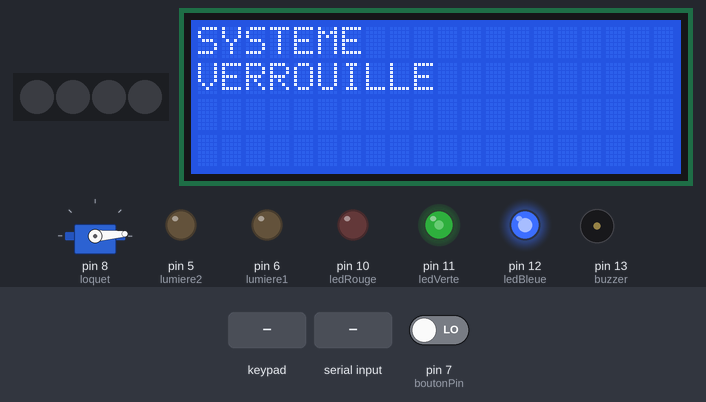
The sketch below on a simulated Arduino Mega 2560, built with avr-gcc and run on an emulated ATmega2560. Parts: 4 RGB LEDs in strip order, left to right, servo, 20×4 character LCD, output pins drawn as LEDs (lit = HIGH), buzzer (waves = sounding). The test bench sets the inputs (shaded band); at power-on: pin 7 (boutonPin) LOW. What the sketch prints to the serial monitor is not drawn.

Above: at 4.2 s.
At 10.6 s:
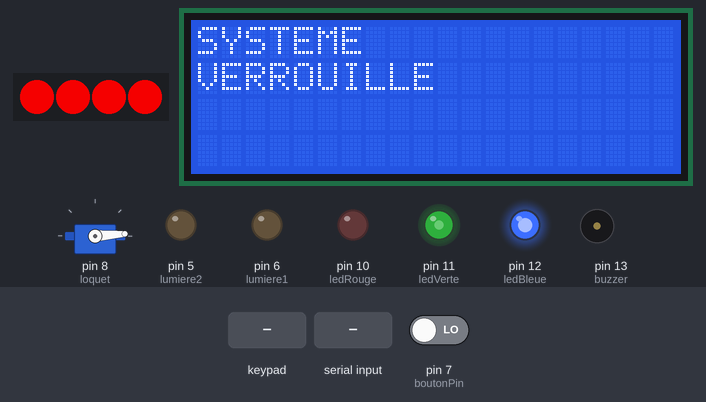
10.7 s: keypad keys 1 3 9 7 D pressed 0.4 s apart
At 13.7 s:
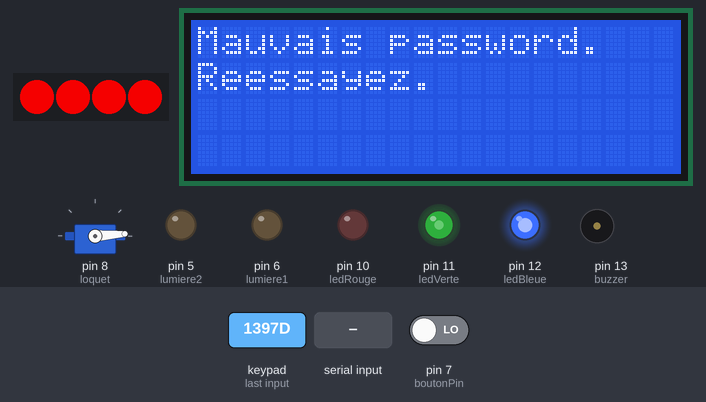
14.2 s: "U90\n" received over the second serial link
16.5 s: key 'D' pressed
19.5 s: keypad keys 1 3 9 7 # pressed 0.4 s apart
At 22.9 s:
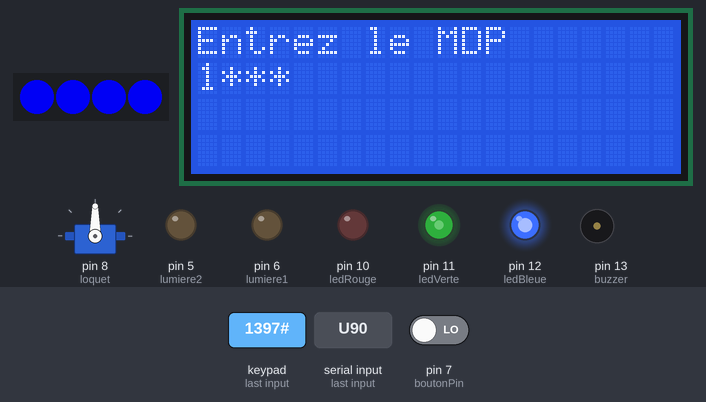
23.0 s: pin 7 (boutonPin) driven HIGH
At 25.8 s:
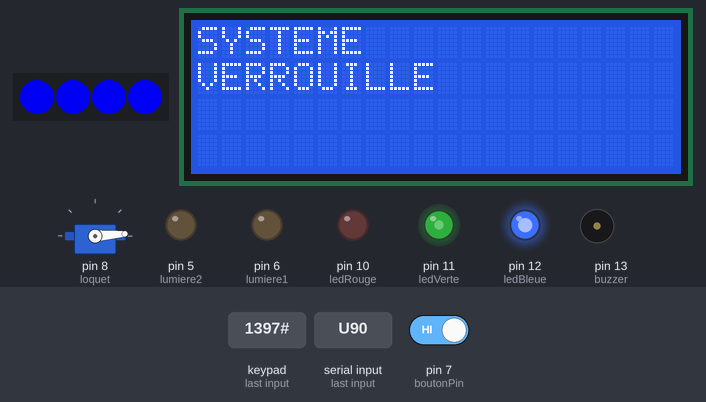
26.0 s: pin 7 (boutonPin) driven LOW
At 29.8 s:
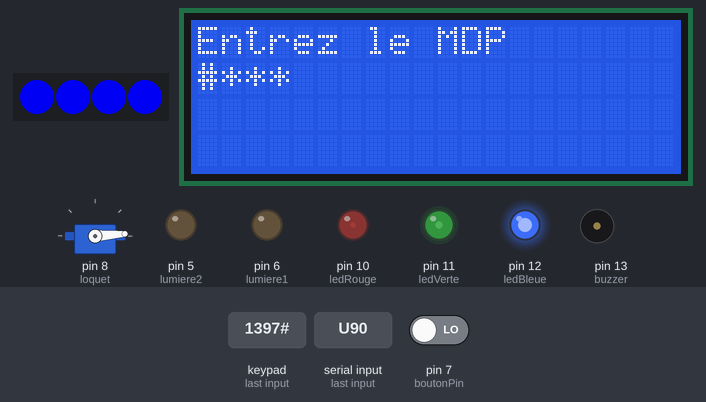
Timing chart, 0 to 30.0 s (numbered marks = the images above; inputs shaded):
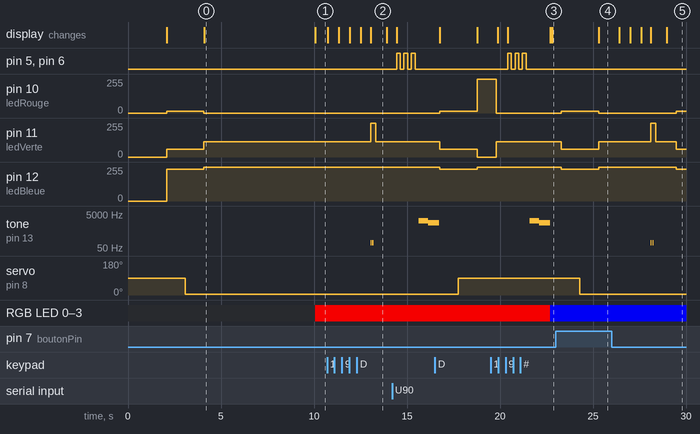

Measured:
- after the input at 10.7 s, pin 11 (ledVerte): 115/255 → 255/255 after 2.3 s, → 115/255 0.27 s later; tone on pin 13 (buzzer): alternates 100 Hz for 0.06 s and silent for 0.05 s, 4 changes in all, then stays silent, starting after 2.3 s; the display: first changes after 0.05 s (image 2 shows a later state)
- after the input at 19.5 s, the display: first differs from a run without the input after 3.3 s (image 3)
- after the input at 23.0 s, pin 10 (ledRouge): 0/255 → 14/255 after 0.30 s, → 0/255 2.0 s later; pin 12 (ledBleue): 255/255 → 240/255 after 0.30 s, → 255/255 2.0 s later; tone on pin 13 (buzzer): stops changing and stays silent; servo on pin 8 (loquet): 90° → 4° after 1.3 s; the display: changes after 2.3 s (image 4)
- after the input at 26.0 s, tone on pin 13 (buzzer): alternates 100 Hz for 0.06 s and silent for 0.05 s, 4 changes in all, then stays silent, starting after 2.1 s; servo on pin 8 (loquet): stays 4° (without the input it goes to 90° after 1.4 s); the display: first changes after 0.41 s (image 5 shows a later state)
- by itself, pin 5 (lumiere2), pin 6 (lumiere1): alternates HIGH for 0.20 s and LOW for 0.20 s, 6 changes in all, then stays LOW
- what the display in image 0 shows lasts 6.0 s, from 4.1 s to 10.1 s
- what the display in image 2 shows lasts 0.9 s, from 13.0 s to 13.9 s

The sketch:

master.ino
```cpp
// AMAD SALMON
//
// CE PROGRAMME EST UN ESSAI VISANT À EXÉCUTER PLUSIEURS COMMANDES EN MÊME TEMPS ET EN BOUCLE.
// En fonction de l'état du système (déverouillé, en attente d'identification, intrus détecté), différents mécanismes vont s'enclencher.
//
// VERSION POUR ARDUINO MEGA - 17/01/19
//
#include <Key.h>
#include <Keypad.h> // LIBRAIRIE DE L'INTERFACE KEYPAD
#include <LiquidCrystal_I2C.h> // LIBRAIRIE DU LCD
#include <Servo.h>// LIBRARIE DU SERVOMOTEUR
#include <SoftwareSerial.h>
#include <Adafruit_NeoPixel.h> // Librairie du la bande LED


// ---------- DÉFINITION DU BLUETOOTH ----------
#define RX 50
#define TX 52
SoftwareSerial BlueT(RX,TX);
char Data;

// DÉFINITION DU LCD
LiquidCrystal_I2C lcd(0x27,20,4);
// set the LCD address to 0x27 for a 16 chars and 2 line display

// DÉFINITION DES INDICATEURS
const int ledRouge = 10; // Pin de la led rouge de la LED RGB
const int ledVerte = 11; // Pin de la led verte de la LED RGB
const int ledBleue = 12; // Pin de la led bleue de la LED RGB
const int buzzer = 13; // BUZZER (SIRÈNE D'ALARME)

const int lumiere1 = 6;
const int lumiere2 = 5;
bool absence = true;
int luminosite;

// CHAUFFAGE
const int ledChauffage = 9; // Pin de la barre de LED représentant le chauffage
Adafruit_NeoPixel strip = Adafruit_NeoPixel(4, 9, NEO_GRB + NEO_KHZ800);
int time1;
int time2;
bool chauffage = false; // on définit le chauffage comme étant éteind de base.


Servo loquet;
int angle; // Utile lors du controle de l'orientation du loquet.

//----------------------- DÉFINITION DU KEYPAD -----------------------

const byte ROWS = 4; //QUATRE LIGNES
const byte COLS = 4; // QUATRE COLONNES

// INTERFACE
char hexaKeys[ROWS][COLS] = {
  {'1','2','3','A'},
  {'4','5','6','B'},
  {'7','8','9','C'},
  {'*','0','#','D'}
};
byte rowPins[ROWS] = {53, 51, 49, 47}; //connect to the row pinouts of the keypad
byte colPins[COLS] = {45, 43, 41, 39}; //connect to the column pinouts of the keypad

//INITIALISATION D'UNE INSTANCE DE CLASSE Keypad
Keypad leKeypad = Keypad( makeKeymap(hexaKeys), rowPins, colPins, ROWS, COLS);

//------------------BOUTON D'ENTRÉE ---------------
const int boutonPin = 7;
int etatBouton = 0;


//-------------------------------  SETUP  ------------------------------
void setup()
{

  Serial.begin(9600);
  BlueT.begin(9600);

  pinMode(buzzer, OUTPUT);
  pinMode(ledRouge, OUTPUT);
  pinMode(ledVerte, OUTPUT);
  pinMode(ledBleue, OUTPUT);
  pinMode(lumiere1, OUTPUT);
  pinMode(lumiere2, OUTPUT);
  pinMode(boutonPin, INPUT);

  strip.begin();
  strip.show();
  time1 = millis();

  loquet.attach(8);

  lcd.init();
  lcd.backlight();
  lcd.print("SERRURE CONNECTEE");
  delay(2000);
  lcd.clear();
  verrouiller(true);
  etatLed('o');
  delay(1000);


}

//----------------------- DÉFINITION DE VARIABLES UTILITAIRES -----------------------

String password = "2623";  // MOT DE PASSE (<=>AMAD)
int position = 0; // VARIABLE POUR DÉTERMINER LA POSITION.
int longueurPassword = 4;

int mauvais = 0; // VARIABLE FOR CALCULATING THE mauvais INPUT.
int tentatives = 0; // VARIABLE POUR COMPTER LE NOMBRE DE TENTATIVES

long dureeAlarme = 0;
long dureeDeverouillage = 0;
long dureeAttente = 0;

//----------------------- DÉFINITION DES VARIABLES D'ÉTAT -----------------------
// Le système a 3 états : "serrureDeverouillee", "attenteIdentification", et "intrusion".
// En fonction de l'état du système, différents mécanismes s'enclencheront.
// Par défaut, le système est en état attenteIdentification.
bool intrusion = false;
bool serrureDeverouillee = false;
bool attenteIdentification=true;


void loop() {
  time2 = millis();
  if (BlueT.available()){ Data = BlueT.read(); }

  if ( Data =='L') // LUMIÈRES
  {
    luminosite = BlueT.parseInt();
    lumieres(luminosite);
    }


  //---------- OPEN/LOCK BOUTON -----------------
  etatBouton = digitalRead(boutonPin);
  Serial.println(etatBouton);
  if ( Data =='U' || etatBouton == HIGH){
    if (serrureDeverouillee == true ){
      verrouiller(true);
      delay(1000);
      serrureDeverouillee = false;
    }
    else {
      verrouiller(false);
      delay(1000);
      serrureDeverouillee = true;
    }
  }
  //----------------- CHAUFFAGE -----------------
  if (Data =='C') // Pour allumer le chauffage
  {
    Serial.println("DATA C");
    // setPixelColor(n° de led, Rouge, Vert, Bleu)
    // ROUGE
    strip.setPixelColor(0,223,0,0);
    strip.setPixelColor(1,223,0,0);
    strip.setPixelColor(2,223,0,0);
    strip.setPixelColor(3,223,0,0);
    strip.show();
    chauffage = true;
    time2 -= 5000;
  }
  else if(Data =='c') // Pour éteindre le chauffage
  {
    Serial.println("Data = c");
    // setPixelColor(n° de led, Rouge, Vert, Bleu)
    // BLEU
    strip.setPixelColor(0,0,0,223);
    strip.setPixelColor(1,0,0,223);
    strip.setPixelColor(2,0,0,223);
    strip.setPixelColor(3,0,0,223);
    strip.show();
    chauffage = false;
    time2 -= 5000;
  }
  Serial.println(time1);
  Serial.println(time2);
  if( (time2-time1)>=10000 ){
    if (chauffage == true){
        // setPixelColor(n° de led, Rouge, Vert, Bleu)
        // BLEU
        strip.setPixelColor(0,0,0,223);
        strip.setPixelColor(1,0,0,223);
        strip.setPixelColor(2,0,0,223);
        strip.setPixelColor(3,0,0,223);
        strip.show();
        chauffage = false;
    }
    else{
        // setPixelColor(n° de led, Rouge, Vert, Bleu)
        // ROUGE
        strip.setPixelColor(0,223,0,0);
        strip.setPixelColor(1,223,0,0);
        strip.setPixelColor(2,223,0,0);
        strip.setPixelColor(3,223,0,0);
        strip.show();
        chauffage = true;
    }
    time1 = millis();
  }

  //--------------------------- EN ATTENTE D'IDENTIFICATION ----------------------------------
  if(attenteIdentification){

      etatLed('o');

    Serial.println("ATTENTE d'IDENTIFICATION");


    char key=leKeypad.getKey();  // On récupère l'entrée de chaque key tapée au keypad
    String entree[longueurPassword];  // On stocke l'entrée dans une variable tableau de même taille que le password

    if(key) // SI UNE KEY EST PRESSÉE
    {
      lcd.clear();
      lcd.setCursor(0,0);
      lcd.print("Entrez le MDP");
      lcd.setCursor(0,1);
      lcd.print("****"); // à inverser
      lcd.setCursor(position,1);
      lcd.print(key);
      delay(500);
      if(key == '*' || key == '#') // Pour verrouiller manuellement le système
        {
          Serial.println("VERROUILLAGE PAR *# ");
          position = 0;
          verrouiller(true);

        // ON ÉTEINT LES LUMIERES
        absence=false;
        luminosite = 0;
        lumieres(luminosite);

        // On éteint le chauffage
        strip.setPixelColor(0,0,0,0);
        strip.setPixelColor(1,0,0,0);
        strip.setPixelColor(2,0,0,0);
        strip.setPixelColor(3,0,0,0);
        strip.show();
        chauffage = false;

        }
      if(key == 'D')
        {
          sonnette();
          }
      else if(key == password[position]) // En cas d'entrée correcte
        {
          entree[position]=key;
          position++;
        }

      else if (key != password[position] ) // En cas d'entrée incorrecte
        {
            mauvais++;
            position ++;
        }

        if(position == longueurPassword){
            if( mauvais > 0  &&  tentatives < 3) // EN CAS DE MAUVAIS PASSWORD TAPÉ
              {
                  tentatives++;
                  mauvais = 0;
                  position = 0;
                  lcd.clear();
                  setTexte("Mauvais password.",0);
                  setTexte("Reessayez.",1);
                  etatLed('r');
                  erreurPassword_SON();
                  delay(100);
                  etatLed('o');
                  delay(500);
              }
        if(tentatives == 3)  // SI 3 MAUVAISES TENTATIVES
        {
                  tentatives=0; // on réinitialise le nombre de tentatives à 0
                  attenteIdentification=false;
                  intrusion = true; // On active le mode "INTRUSION"
                  Serial.println("3 MAUVAISES TENTATIVES");
              }

            else if(position == longueurPassword && mauvais == 0){
                  position = 0;
                  mauvais = 0;
                  lcd.clear();
                  setTexte("MOT DE PASSE",0);
                  setTexte("ACCEPTE",1);

                  delay(1000);
                  lcd.clear();
                  setTexte("DEVEROUILLAGE",0);
                  setTexte("EN COURS",1);
                  delay(1500);

                  verrouiller(false);

                  attenteIdentification = false;
                  serrureDeverouillee = true;

                  // ON ALLUME LES LUMIERES
                  absence=false;
                  luminosite = 255;
                  lumieres(luminosite);

            }
          }
         }
        }
    else{
      attenteIdentification = true;
      serrureDeverouillee == false;
    }

  //--------------------------- INTRUSION ----------------------------------
  if(intrusion){
    Serial.println("MODE INTRUSION");
    INTRUS();
    dureeAlarme++;
    if(dureeAlarme>15) // L'alarme intrusion dure 30 loops
    {
      dureeAlarme=0;
      noTone(buzzer);
      intrusion=false;
      attenteIdentification=true;
    }
  }
}

///--------------------------- FONCTION POUR VERROUILLER LA SERRURE ---------------------------
void verrouiller(bool verrouillee)
  {
    if (verrouillee){
          etatLed('j');
          angle = loquet.read();
          delay(1000);
          if ( angle ==0){
            lcd.clear();
            setTexte("SYSTEME DEJA",0);
            setTexte("VERROUILLE",1);
            }
          loquet.write(4);
          delay(1000);
          etatLed('o');


          Serial.println("SYSTEME VERROUILLE");
          lcd.clear();
          setTexte("SYSTEME",0);
          setTexte("VERROUILLE",1);
          attenteIdentification = true;
      }

    else{
          Serial.println("SYSTEME EN COURS DE DÉVERROUILLAGE");
          lcd.clear();
          setTexte("En cours de",0);
          setTexte("deverouillage",1);
          etatLed('j');
          delay(1000);
          loquet.write(90);
          delay(1000);
          etatLed('v');
          lcd.clear();
          setTexte("SYSTEME",0);
          setTexte("DEVEROUILLE",1);
          attenteIdentification = true;
      }
  }


///--------------------------- FONCTIONS INDICATRICES ---------------------------

// Fonction pour allumer les deux lumières à la luminosité souhaitée
void lumieres(int luminosite) // luminosité de 0 à 100
{
  //int luminosite_255 = 255*luminosite/100; //conversion de la luminositée/100 à luminosité/255 pour le PWM

  analogWrite(lumiere1,luminosite);
  analogWrite(lumiere2,luminosite);
  }

void clignoterLumieres(bool absence){
    digitalWrite(lumiere1,HIGH);
    digitalWrite(lumiere2,HIGH);
    delay(200);
    digitalWrite(lumiere1,LOW);
    digitalWrite(lumiere2,LOW);
    delay(200);
    digitalWrite(lumiere1,HIGH);
    digitalWrite(lumiere2,HIGH);
    delay(200);
    digitalWrite(lumiere1,LOW);
    digitalWrite(lumiere2,LOW);
    delay(200);
    digitalWrite(lumiere1,HIGH);
    digitalWrite(lumiere2,HIGH);
    delay(200);
    digitalWrite(lumiere1,LOW);
    digitalWrite(lumiere2,LOW);
    delay(200);
    if(!absence){
      lumieres(luminosite);
    }
  }

 void sonnetteSON(){
  tone(buzzer, 2000);
  delay(500);
  tone(buzzer, 1500);
  delay(600);
  noTone(buzzer);
  }

void sonnette(){
  lcd.clear();
  Serial.println("Invité");
  setTexte("Veuillez patienter... ",0);
  setTexte("J'arrive...",1);
  clignoterLumieres(absence);
  sonnetteSON();
}

void erreurPassword_SON(){
    tone(buzzer, 100);
    delay(50);
    noTone(buzzer);
    delay(45);
    tone(buzzer, 100);
    delay(70);
    noTone(buzzer);
    }

// Fonction qui fait imiter au buzzer le son d'une sirène d'alarme grace à des fréquences particulières
void sirene(){
  tone(buzzer, 2300);
  delay(200);
  tone(buzzer, 1700);
  delay(200);
  }

// Fonction à activer lorsque le système entre dans le mode "intrusion"
//  - Affiche un message d'alerte
//  - Déclenche la sirène d'alarme par sirene()
//  - Allume la LED en rouge
void INTRUS(){
  lcd.clear();
   Serial.println("INTRUS !");
    setTexte("INTRUS",0);
    setTexte("DETECTE",1);
   etatLed('r');
   sirene();
  }

  // Fonction qui commande la LED RGB
  void etatLed(char etat){
    switch(etat){
      case 'v': // vert
        setCouleur(255, 0, 255);
        break;
      case 'r': // rouge
        setCouleur(0,255,255);
        break;
      case 'o': // orange
        setCouleur(0,115, 255);
        break;
      case 'j': // jaune
        setCouleur(14, 59, 240);
        break;
      case 'b': // blanc
        setCouleur(0, 0, 0);
        break;
      case 'e':
      setCouleur(255, 255, 255);
      break;
    }
  }

  void setCouleur(int valeurRouge, int valeurVerte, int valeurBleu) {
    analogWrite(ledRouge, valeurRouge);
    analogWrite(ledVerte, valeurVerte);
    analogWrite(ledBleue, valeurBleu);
}

void setTexte(String s,int ligne){
  lcd.setCursor(0,ligne);
  lcd.print(s);
  Serial.print(s);
  }
```
